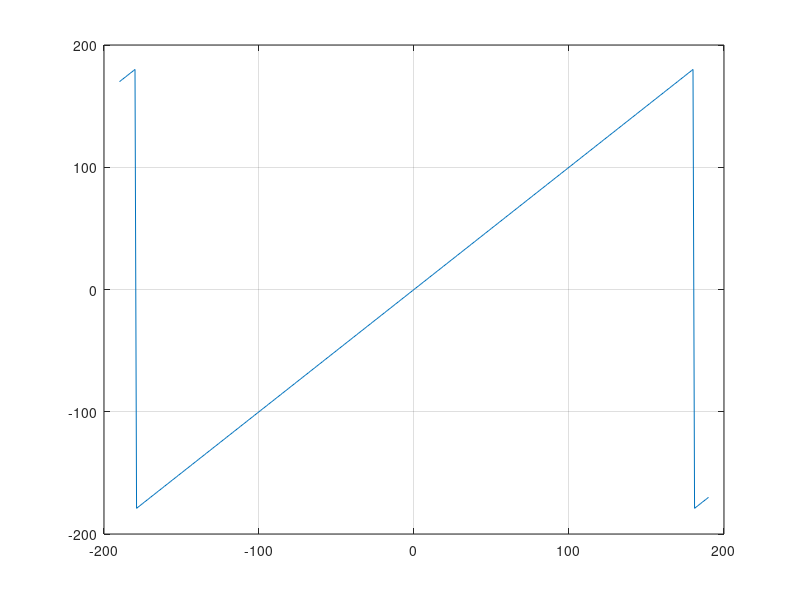

Source code (MATLAB):

clear
close all

alphaList = -190:1:190;

for ind1 = 1:length(alphaList)
alpha = alphaList(ind1);
V = [-1,0,0]';
X = [cosd(alpha) 0 -sind(alpha)]';
Y = [-sind(alpha) 0 -cosd(alpha)]';

alphaOut(ind1) = rad2deg(atan2(dot(Y,V,1),dot(-X,V,1)));
end

plot(alphaList,alphaOut)
grid on